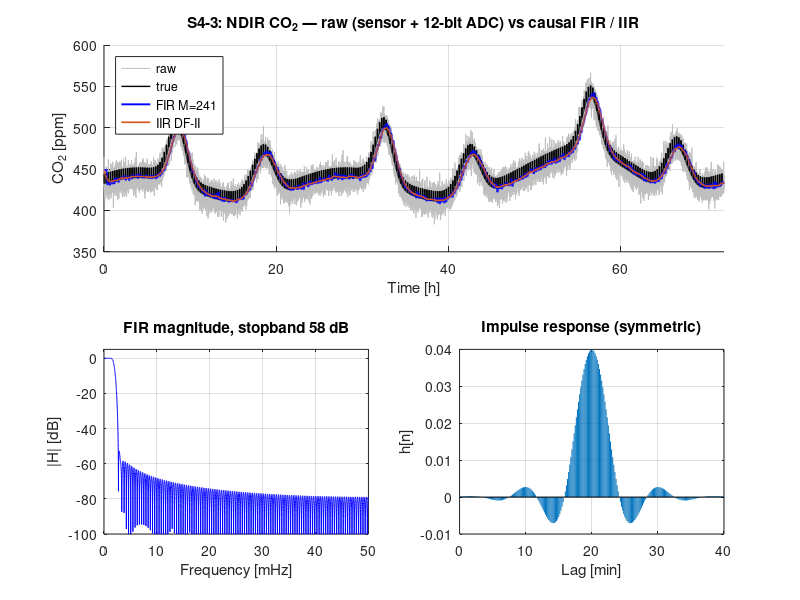

Here is the MATLAB script that generated this plot:
function r = s4_3_filter(doPlot, outDir)
% S4-3  Causal filter design for the NDIR CO2 channel (street canyon, 3 days).
%   Chain: true CO2 -> first-order sensor (S4-1) -> 12-bit ADC (S4-2) -> filter
%   (a) Hamming windowed-sinc low-pass FIR, M = 241 taps, linear phase
%   (b) First-order IIR (EMA) in Direct Form II (transposed), same smoothing time scale
%   Both run block-by-block with persistent state (zi -> zf); compared to batch.
if nargin < 1, doPlot = true; end
if nargin < 2, outDir = pwd; end
rng(7);

Ts = 10;  Fs = 1/Ts;                         % CO2 sensor output every 10 s
N  = 3*24*3600/Ts;                           % 25 920 samples = 3 days
t  = (0:N-1)'*Ts;  th = t/3600;  hod = mod(th, 24);

% ---- synthetic street-canyon CO2 [ppm] -------------------------------------
co2_true = 425 ...
    + 15*cos(2*pi*(hod - 4)/24) ...                          % nocturnal boundary layer
    + 70*exp(-(hod - 8.5).^2/(2*1.0^2)) ...                  % morning rush
    + 55*exp(-(hod - 18.5).^2/(2*1.2^2)) ...                 % evening rush
    + 40*exp(-(th - 58).^2/(2*5^2));                         % day-3 stagnation (same as S4-4 haze)
co2_true = co2_true + 12*double(mod(t, 900) < 60);           % bus idling at stop every 15 min

% sensor (tau = 25 s, exact ZOH) + NDIR noise + 12-bit ADC
K = 1.6/2000;  V0 = 0.4;  a = exp(-Ts/25);
v = filter((1-a)*[0 1], [1 -a], K*co2_true + V0, K*co2_true(1) + V0);   % zi = steady state
v = v + K*8*randn(N,1);                                      % 8 ppm rms NDIR noise
D = 3.3/2^12;  v = D*round(v/D);
co2_raw = (v - V0)/K;

% ---- (a) windowed-sinc FIR --------------------------------------------------
M  = 241;  fc = 0.02;                        % cutoff, cycles/sample (= 1/500 s)
m  = (0:M-1)' - (M-1)/2;
h  = 2*fc*sinc0(2*fc*m) .* (0.54 - 0.46*cos(2*pi*(0:M-1)'/(M-1)));
h  = h / sum(h);                             % unity DC gain
r.M = M;  r.fc_hz = fc*Fs;  r.h = h;

% frequency response (base MATLAB DFT evaluation)
f  = linspace(0, 0.5, 4001)';                % cycles/sample
E  = exp(-1j*2*pi*f*(0:M-1));
H  = E*h;
r.f_hz = f*Fs;  r.H_dB = 20*log10(abs(H) + 1e-12);
fStop  = fc + 3.3/M;                         % Hamming transition width
r.stop_atten_dB = -max(r.H_dB(f >= fStop));
ph   = unwrap(angle(H(f > 0 & f < fc/2)));
w    = 2*pi*f(f > 0 & f < fc/2);
pp   = polyfit(w, ph, 1);
r.group_delay_samples = -pp(1);              % theory (M-1)/2 = 120
r.group_delay_s = r.group_delay_samples*Ts;

% ---- (b) first-order IIR, Direct Form II -----------------------------------
tauF  = (M-1)/2*Ts;                          % match FIR delay: 1200 s
alpha = 1 - exp(-Ts/tauF);
bI = alpha;  aI = [1 -(1-alpha)];

% ---- batch vs block streaming (1-h blocks = 360 samples) -------------------
ziF = co2_raw(1)*flipud(cumsum(flipud(h(2:end))));           % steady-state IC
ziI = (1-alpha)*co2_raw(1);
fir_b = filter(h, 1, co2_raw, ziF);
iir_b = filter(bI, aI, co2_raw, ziI);

L = 360;  fir_s = zeros(N,1);  iir_s = zeros(N,1);  zF = ziF;  zI = ziI;
for k = 1:L:N
    idx = k:min(k+L-1, N);
    [fir_s(idx), zF] = filter(h, 1, co2_raw(idx), zF);
    [iir_s(idx), zI] = dfII(bI, aI, co2_raw(idx), zI);       % hand-written DF-II(T)
end
r.stream_err_fir = max(abs(fir_s - fir_b));
r.stream_err_iir = max(abs(iir_s - iir_b));

% ---- noise reduction (compare with delay-aligned truth) --------------------
d   = round(r.group_delay_samples);
ref = [repmat(co2_true(1), d, 1); co2_true(1:end-d)];
sk  = 2*M:N;                                  % skip start-up
r.rms_raw = sqrt(mean((co2_raw(sk) - co2_true(sk)).^2));
r.rms_fir = sqrt(mean((fir_s(sk) - ref(sk)).^2));
r.rms_iir = sqrt(mean((iir_s(sk) - co2_true(sk)).^2));
r.t = t;  r.co2_true = co2_true;  r.co2_raw = co2_raw;  r.co2_fir = fir_s;  r.co2_iir = iir_s;

fprintf('\n--- S4-3 Causal filter design (CO2, Ts = %d s) ---\n', Ts);
fprintf('FIR: M = %d, fc = %.4f Hz (%.0f s), stopband >= %.1f dB, group delay %.1f samples = %.1f min\n', ...
    M, r.fc_hz, 1/r.fc_hz, r.stop_atten_dB, r.group_delay_samples, r.group_delay_s/60);
fprintf('Streaming vs batch: FIR %.1e, IIR(DF-II) %.1e\n', r.stream_err_fir, r.stream_err_iir);
fprintf('RMS error vs truth: raw %.2f ppm | FIR (delay-aligned) %.2f ppm | IIR %.2f ppm\n', r.rms_raw, r.rms_fir, r.rms_iir);

if doPlot
    fig = figure('Name','S4-3 CO2 filter','Position',[100 100 1200 650]);
    subplot(2,2,[1 2]); hold on; grid on;
    plot(th, co2_raw, 'Color',[0.75 0.75 0.75]);
    plot(th, co2_true, 'k', 'LineWidth',1);
    plot(th, fir_s, 'b', 'LineWidth',1.4);
    plot(th, iir_s, 'Color',[0.85 0.33 0.1], 'LineWidth',1.2);
    xlim([0 72]); xlabel('Time [h]'); ylabel('CO_2 [ppm]');
    title('S4-3: NDIR CO_2 — raw (sensor + 12-bit ADC) vs causal FIR / IIR');
    legend('raw','true','FIR M=241','IIR DF-II','Location','northwest');
    subplot(2,2,3);
    plot(r.f_hz*1e3, r.H_dB, 'b'); grid on; ylim([-100 5]);
    xlabel('Frequency [mHz]'); ylabel('|H| [dB]');
    title(sprintf('FIR magnitude, stopband %.0f dB', r.stop_atten_dB));
    subplot(2,2,4);
    stem((0:M-1)*Ts/60, h, 'Marker','none'); grid on;
    xlabel('Lag [min]'); ylabel('h[n]'); title('Impulse response (symmetric)');
    print(fig, fullfile(outDir,'S4_3_co2_filter.png'), '-dpng', '-r150');
end
end

function [y, z] = dfII(b, a, x, z)
% First-order Direct Form II (transposed): y[n] = b0*x[n] + z, z <- -a1*y[n].
% One delay element; state z is interchangeable with filter()'s zi/zf.
y = zeros(size(x));
for n = 1:numel(x)
    y(n) = b(1)*x(n) + z;
    z    = -a(2)*y(n);
end
end

function y = sinc0(x)
y = ones(size(x));  k = x ~= 0;
y(k) = sin(pi*x(k)) ./ (pi*x(k));
end
